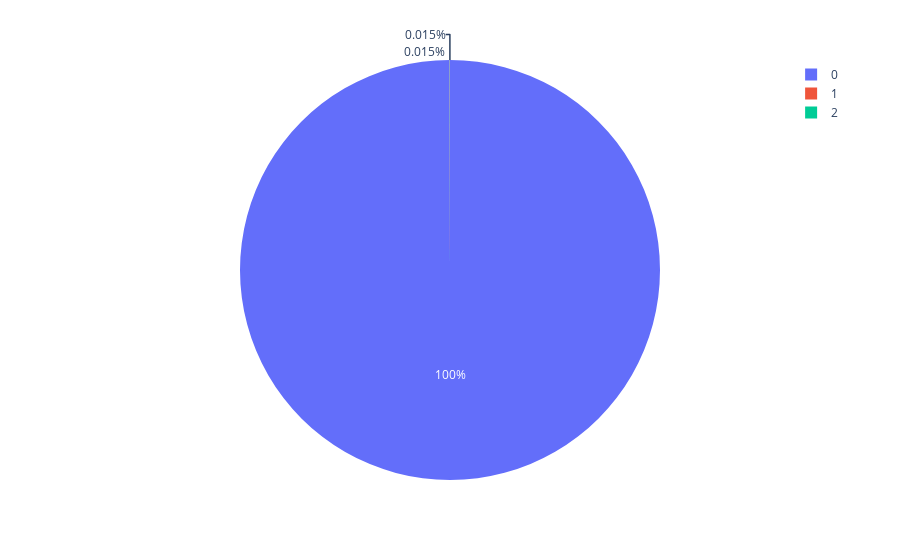

Notebook source saved alongside this figure:
### Code cell
pie = clusters.groupby('label').size().reset_index()
pie.columns = ['label','value']
px.pie(pie,values ='value',names ='label')

### Figure 1 — Plotly figure (JSON) as saved in the notebook; plotly's stock layout.template omitted (floating-point values rounded to 4 significant figures)
{"data": [{"domain": {"x": [0, 1], "y": [0, 1]}, "hovertemplate": "label=%{label}<br>value=%{value}<extra></extra>", "labels": [0, 1, 2], "legendgroup": "", "name": "", "showlegend": true, "type": "pie", "values": [6660, 1, 1]}], "layout": {"legend": {"tracegroupgap": 0}, "margin": {"t": 60}}}
